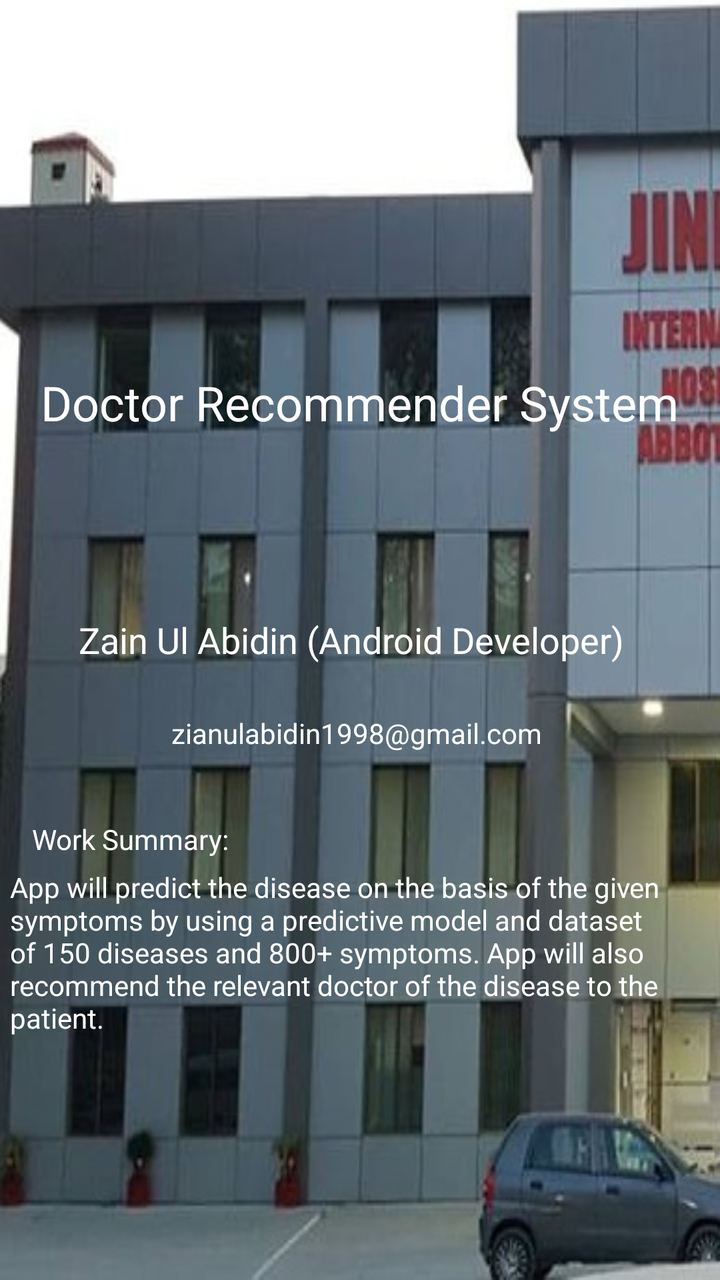
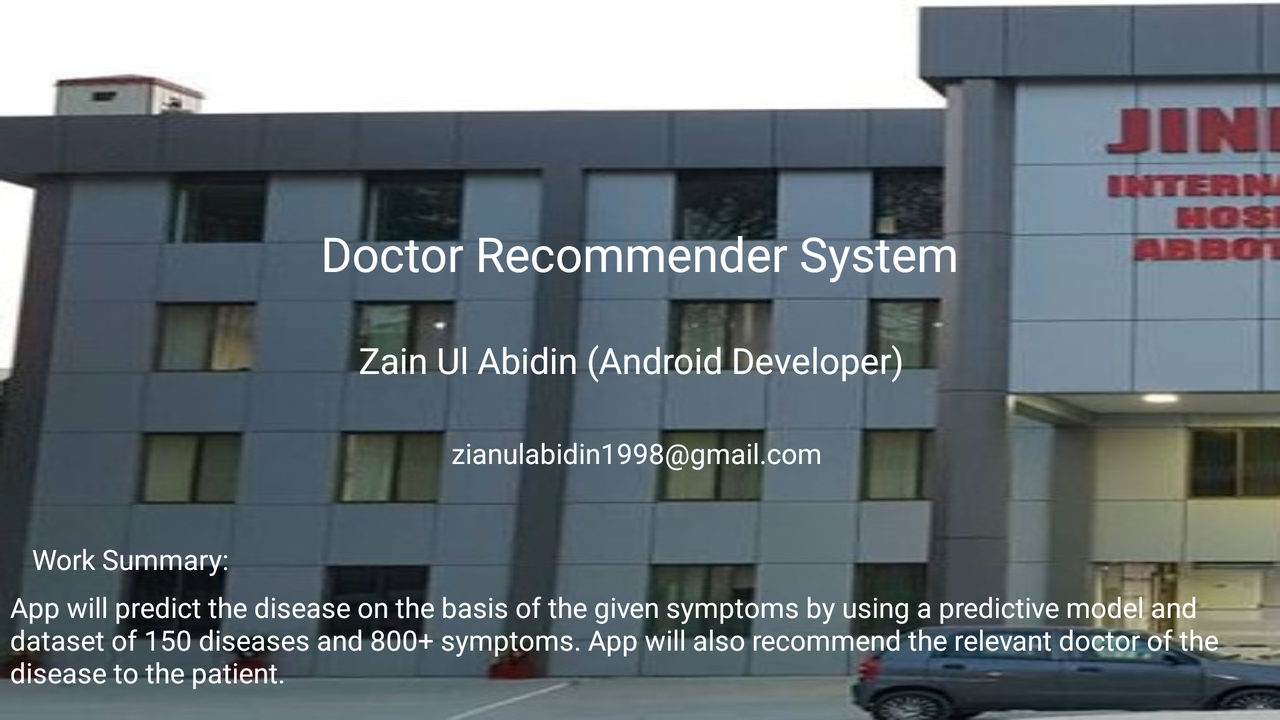

The same Android screen from two of the app's own layout files: first res/layout/ as a phone draws it, then the author's variant for another configuration, drawn on a device whose configuration selects that folder. Both files follow.
<!-- AndroidManifest.xml: application theme AppTheme -->
<!-- res/layout/fragment_about_us.xml -->
<RelativeLayout xmlns:android="http://schemas.android.com/apk/res/android"
    xmlns:app="http://schemas.android.com/apk/res-auto"
    xmlns:tools="http://schemas.android.com/tools"
    android:layout_width="match_parent"
    android:layout_height="match_parent"
    android:background="@drawable/aboutus"
    tools:context="com.example.zain.doctorrecommendersystem.aboutUs">

    

    <RelativeLayout
        android:layout_width="match_parent"
        android:layout_height="match_parent">

        <TextView
            android:id="@+id/textView11"
            android:layout_width="wrap_content"
            android:layout_height="wrap_content"
            android:layout_alignParentLeft="true"
            android:layout_alignParentStart="true"
            android:layout_below="@+id/textView10"
            android:layout_margin="5dp"
            android:layout_marginTop="41dp"
            android:text="App will predict the disease on the basis of the given symptoms by using a predictive model and dataset of 150 diseases and 800+ symptoms. App will also recommend the relevant doctor of the disease to the patient."
            android:textColor="#ffffff" />

        <TextView
            android:id="@+id/textView10"
            android:layout_width="wrap_content"
            android:layout_height="wrap_content"
            android:layout_alignLeft="@+id/textView11"
            android:layout_alignStart="@+id/textView11"
            android:layout_below="@+id/textView9"
            android:layout_marginLeft="11dp"
            android:layout_marginStart="11dp"
            android:layout_marginTop="34dp"
            android:text="Work Summary:"
            android:textColor="#ffffff" />

        <TextView
            android:id="@+id/textView6"
            android:layout_width="wrap_content"
            android:layout_height="wrap_content"
            android:layout_centerHorizontal="true"
            android:layout_centerVertical="true"
            android:text="Zain Ul Abidin (Android Developer)  "
            android:textColor="#ffffff"
            android:textSize="18sp" />

        <ImageView
            android:id="@+id/imageView"
            android:layout_width="100dp"
            android:layout_height="100dp"
            android:layout_alignParentTop="true"
            android:layout_centerHorizontal="true"
            android:layout_marginTop="66dp"
            app:srcCompat="@drawable/logo" />

        <TextView
            android:id="@+id/textView9"
            android:layout_width="wrap_content"
            android:layout_height="wrap_content"
            android:layout_below="@+id/textView6"
            android:layout_centerHorizontal="true"
            android:layout_marginTop="25dp"
            android:text="zianulabidin1998@gmail.com "
            android:textColor="#ffffff" />

        <TextView
            android:id="@+id/textView"
            android:layout_width="wrap_content"
            android:layout_height="wrap_content"
            android:layout_below="@+id/imageView"
            android:layout_centerHorizontal="true"
            android:layout_marginTop="19dp"
            android:text="Doctor Recommender System"
            android:textAppearance="@style/TextAppearance.AppCompat.Headline"
            android:textColor="#ffffff" />
    </RelativeLayout>

</RelativeLayout>
<!-- resources referenced by this layout -->
<resources>
  <!-- drawable aboutus: jpg bitmap (drawable, 44698 bytes) -->
  <style name="AppTheme" parent="Theme.AppCompat.Light.NoActionBar">
          
          <item name="colorPrimary">@color/colorPrimary</item>
          <item name="colorPrimaryDark">@color/colorPrimaryDark</item>
          <item name="colorAccent">@color/colorAccent</item>
      </style>
</resources>
<!-- res/layout-land/fragment_about_us.xml (the author's variant of the layout above) -->
<!-- drawn on the phone turned sideways -->
<RelativeLayout xmlns:android="http://schemas.android.com/apk/res/android"
    xmlns:app="http://schemas.android.com/apk/res-auto"
    xmlns:tools="http://schemas.android.com/tools"
    android:layout_width="match_parent"
    android:layout_height="match_parent"
    android:background="@drawable/aboutus"
    tools:context="com.example.zain.doctorrecommendersystem.aboutUs">

    

    <ScrollView
        android:layout_width="match_parent"
        android:layout_height="match_parent">

    </ScrollView>

    <RelativeLayout
        android:layout_width="match_parent"
        android:layout_height="match_parent">

        <TextView
            android:id="@+id/textView11"
            android:layout_width="wrap_content"
            android:layout_height="wrap_content"
            android:layout_alignParentLeft="true"
            android:layout_alignParentStart="true"
            android:layout_below="@+id/textView10"
            android:layout_margin="5dp"
            android:layout_marginTop="41dp"
            android:text="App will predict the disease on the basis of the given symptoms by using a predictive model and dataset of 150 diseases and 800+ symptoms. App will also recommend the relevant doctor of the disease to the patient."
            android:textColor="#ffffff" />

        <TextView
            android:id="@+id/textView10"
            android:layout_width="wrap_content"
            android:layout_height="wrap_content"
            android:layout_alignLeft="@+id/textView11"
            android:layout_alignStart="@+id/textView11"
            android:layout_below="@+id/textView9"
            android:layout_marginLeft="11dp"
            android:layout_marginStart="11dp"
            android:layout_marginTop="34dp"
            android:text="Work Summary:"
            android:textColor="#ffffff" />

        <TextView
            android:id="@+id/textView6"
            android:layout_width="wrap_content"
            android:layout_height="wrap_content"
            android:layout_centerHorizontal="true"
            android:layout_centerVertical="true"
            android:text="Zain Ul Abidin (Android Developer)  "
            android:textColor="#ffffff"
            android:textSize="18sp" />

        <TextView
            android:id="@+id/textView9"
            android:layout_width="wrap_content"
            android:layout_height="wrap_content"
            android:layout_below="@+id/textView6"
            android:layout_centerHorizontal="true"
            android:layout_marginTop="25dp"
            android:text="zianulabidin1998@gmail.com "
            android:textColor="#ffffff" />

        <TextView
            android:id="@+id/textView"
            android:layout_width="wrap_content"
            android:layout_height="wrap_content"
            android:text="Doctor Recommender System"
            android:textAppearance="@style/TextAppearance.AppCompat.Headline"
            android:textColor="#ffffff"
            android:layout_above="@+id/textView6"
            android:layout_centerHorizontal="true"
            android:layout_marginBottom="25dp" />
    </RelativeLayout>

</RelativeLayout>
